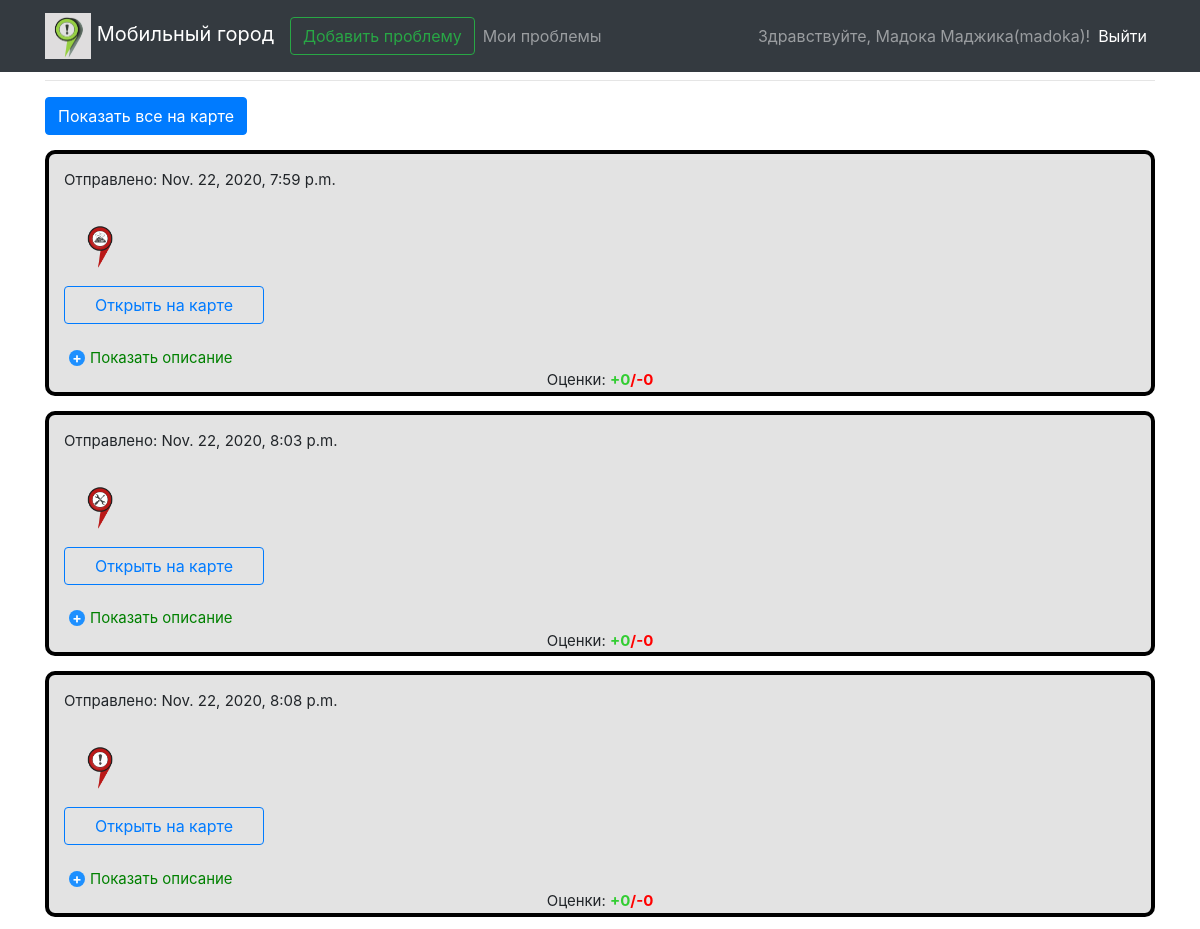
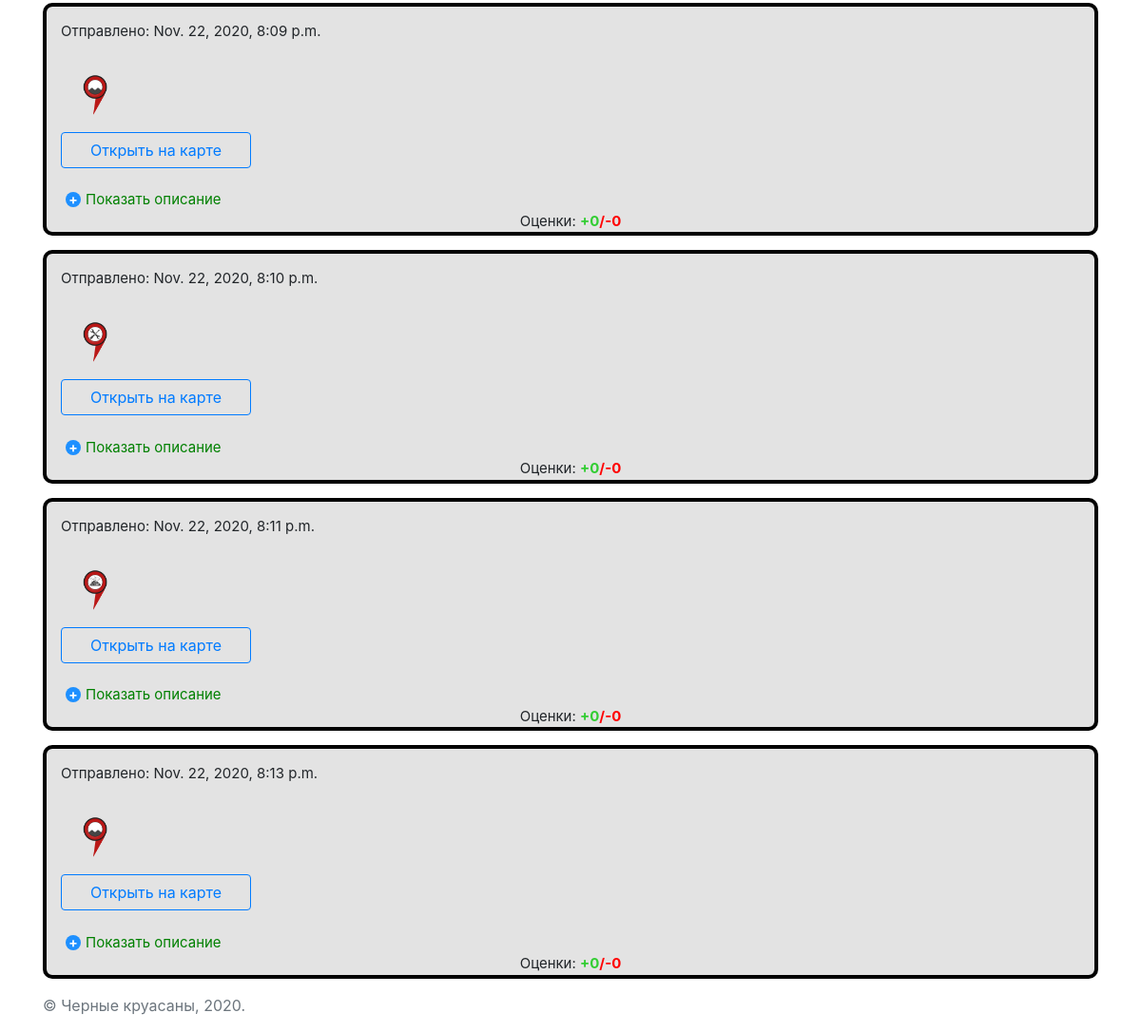
Page /uproblems/ (signed in) on the committed database (2 pictures, top to bottom).
### hakaton_app/models.py (models this page shows)
class Problem(models.Model):
    lat = models.FloatField()
    lng = models.FloatField()
    type = models.IntegerField()
    date = models.DateTimeField()
    description = models.CharField(max_length=1500)
    votes_pos = models.IntegerField()
    votes_neg = models.IntegerField()
    author_id = models.IntegerField()

### hakaton_app/views.py (the view)
# urls.py: path("uproblems/", views.user_problems, name="sub_prob"),
@login_required
def user_problems(request):
    context = get_base_context(request, "Мои проблемы")
    context["problems_list"] = Problem.objects.filter(author_id=request.user.id)
    return render(request, "pages/sub_prob.html", context)

### hakaton_app/views.py (called while the page is built)
def get_base_context(request, pagename):
    return {
        'pagename': pagename,
        'loginform': LoginForm(),
        'user': request.user,
    }

### templates/pages/sub_prob.html (shortened to what this page needs)
{% extends 'base.html' %}
{% block pagename %}
<div class="row">
    <div class="col text-center">
        <h1>{{pagename}}</h1><hr>
    </div>
</div>
{% endblock %}
{% block content %}
<div class="row">
    <div class="col">
        <form action="{% url "mmap_view" %}" method="post">
            <button type="submit" class="btn btn-primary" style="margin-bottom: 15px">Показать все на карте</button>
        </form>
    </div>
</div>
<div class="grid">
{%  for i in problems_list %}
    <div class="item">
        <lable align ="left">Отправлено: {{ i.date }}</lable><br>
        <img id="img-{{ i.id }}" src="" style="width: 72px; height: 72px; alignment: right">
        <a class="btn btn-outline-primary" style="max-width: 200px" href="{% url 'map_view' %}?id={{ i.id }}">Открыть на карте</a><br>
        <div class="demo">
   		<label for="hd-{{ i.id }}">Показать описание</label>
        </div>
    <div align="middle"><lable>Оценки: </lable><b><font color=#32CD32>+{{ i.votes_pos }}</font><font color=#FF0000>/-{{ i.votes_neg }}</font></b></div>
    </div>
{%  endfor %}
</div>
{% endblock %}
{% block extrajs %}
    {% load static %}
{% endblock %}

### templates/header.html (shortened to what this page needs)
{% load static %}
<nav class="navbar navbar-expand-md navbar-dark fixed-top bg-dark">
    <div class="container">
    <a class="navbar-brand" href="{% url 'index' %}">
        <img src="{% static 'images/logo.png' %}" width="46" height="46" alt="">
        Мобильный город
    </a>
    <div class="collapse navbar-collapse" id="navbarCollapse">
        <ul class="navbar-nav mr-auto">
            <li class="form-inline"><a class="btn btn-outline-success" href="{%  url "add_prob" %}">Добавить проблему</a></li>
            {% if request.user.is_authenticated %}
            <li class="nav-item"><a class="nav-link" href="{% url "sub_prob" %}">Мои проблемы</a></li>
            {% endif %}
        </ul>
        {% if request.user.is_authenticated %}
        <ul class="navbar-nav mr-right">
            <span class="navbar-text">
                Здравствуйте, {{ request.user.first_name }} {{ request.user.last_name }}({{ request.user.username }})!
            </span>
            <li class="nav-item active"><a class="nav-link" href="{% url 'logout' %}">Выйти</a></li>
        </ul>
        {% endif %}
    </div>
    </div>
</nav>

### static/main.css (style rules this page uses)
.grid { display: grid; grid-gap: 15px; overflow: hidden; grid-template-columns: repeat(auto-fit, minmax(200px, 100%)); grid-auto-flow: dense; }
.item { margin-top: 0px; margin-bottom: 0px; padding-left: 15px; padding-right: 15px; padding-top: 15px; padding-bottom: 0px; background-color: #E3E3E3; display: grid; font-size: 15px; overflow: hidden; border: 4px solid black; border-radius: 10px; grid-auto-flow: dense; }
.hide + label { margin: 0; padding: 0; color: green; cursor: pointer; display: inline-block; }
.hide + label:before { background-color: #1e90ff; color: #fff; content: "\002B"; display: block; float: left; font-size: 14px; font-weight: bold; height: 16px; line-height: 16px; margin: 3px 5px; text-align: center; width: 16px; -webkit-border-radius: 50%; -moz-border-radius: 50%; border-radius: 50%; }

### rows in the picture
Problem: date "Nov. 22, 2020, 7:59 p.m.", votes_pos "0", votes_neg "0"
Problem: date "Nov. 22, 2020, 8:03 p.m.", votes_pos "0", votes_neg "0"
Problem: date "Nov. 22, 2020, 8:08 p.m.", shows a picture, votes_pos "0", votes_neg "0"
Problem: date "Nov. 22, 2020, 8:09 p.m.", votes_pos "0", votes_neg "0"
Problem: date "Nov. 22, 2020, 8:10 p.m.", votes_pos "0", votes_neg "0"
Problem: date "Nov. 22, 2020, 8:11 p.m.", votes_pos "0", votes_neg "0"
Problem: date "Nov. 22, 2020, 8:13 p.m.", votes_pos "0", votes_neg "0"

### other values in the picture
{{ request.user.first_name }} "Мадока"
{{ request.user.last_name }} "Маджика"
{{ request.user.username }} "madoka"
